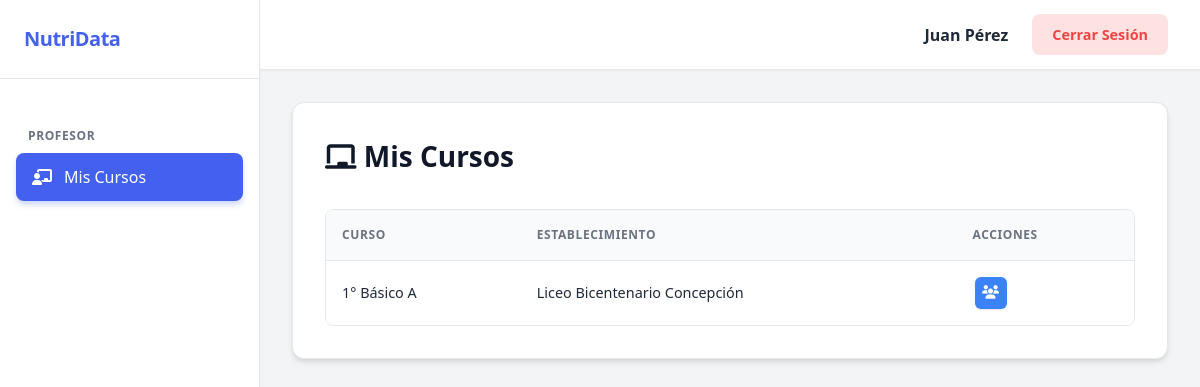
The page /public/dashboard_profesor.php (signed in) on the database its author committed.
### tables this page shows
CREATE TABLE Curso (
    Id INT AUTO_INCREMENT PRIMARY KEY,
    Id_Establecimiento INT,
    Nombre VARCHAR(255),
    Id_Profesor INT,
    FOREIGN KEY (Id_Establecimiento) REFERENCES Establecimiento(Id),
    FOREIGN KEY (Id_Profesor) REFERENCES Usuario(Id)
);

CREATE TABLE Establecimiento (
    Id INT AUTO_INCREMENT PRIMARY KEY,
    Id_Direccion INT,
    Nombre VARCHAR(255),
    FOREIGN KEY (Id_Direccion) REFERENCES Direccion(Id)
);

### public/dashboard_profesor.php (the view, shortened to what this page needs)
<?php
$pdo = getConnection();
$vista = $_GET['vista'] ?? 'cursos';
?>
<!DOCTYPE html>
<html lang="es">
<head>
    <link rel="stylesheet" href="css/styles.css">
    <link rel="stylesheet"
          href="https://cdnjs.cloudflare.com/ajax/libs/font-awesome/6.4.0/css/all.min.css">
</head>
<body>
<div class="dashboard-wrapper">
    <aside class="sidebar">
        <div class="sidebar-header">
            <h2>NutriData</h2>
        </div>
        <nav class="sidebar-nav">
            <div class="nav-category">Profesor</div>
            <a href="dashboard_profesor.php?vista=cursos"
               class="nav-item <?= ($vista == 'cursos') ? 'active' : '' ?>">
               <i class="fa-solid fa-chalkboard-user"></i> Mis Cursos
            </a>
        </nav>
    </aside>
    <main class="main-content">
        <header class="header">
            <div class="header-user">
                <?= htmlspecialchars($_SESSION['user_nombre']); ?>
            </div>
            <a href="logout.php" class="btn-logout">Cerrar Sesión</a>
        </header>
        <section class="content-body">
            <div class="content-container">
            <?php
            if ($vista === 'cursos') {
                echo '<div class="content-header-with-btn">';
                echo "<h1><i class='fa-solid fa-chalkboard'></i> Mis Cursos</h1>";
                echo '</div>';
                $stmt = $pdo->prepare("
                    SELECT c.Id, c.Nombre, e.Nombre AS Establecimiento
                    FROM Curso c
                    JOIN Establecimiento e ON c.Id_Establecimiento = e.Id
                    WHERE c.Id_Profesor = ?
                    ORDER BY c.Nombre
                ");
                $stmt->execute([$_SESSION['user_id']]);
                echo "<div class='table-responsive'>
                      <table>
                      <thead>
                        <tr>
                            <th>Curso</th>
                            <th>Establecimiento</th>
                            <th>Acciones</th>
                        </tr>
                      </thead>
                      <tbody>";
                while ($row = $stmt->fetch(PDO::FETCH_ASSOC)) {
                    echo "<tr>
                          <td>".htmlspecialchars($row['Nombre'])."</td>
                          <td>".htmlspecialchars($row['Establecimiento'])."</td>
                          <td class='actions'>
                            <a class='btn-action btn-view'
                               href='dashboard_profesor.php?vista=estudiantes&id_curso=".$row['Id']."'>
                               <i class='fa-solid fa-users'></i>
                            </a>
                          </td>
                          </tr>";
                }
                echo "</tbody></table></div>";
            }
            ?>
            </div> </section>
    </main>
</div>
</body>
</html>

### public/css/styles.css (style rules this page uses)
:root { --primary-color: #4361ee; --primary-hover: #3a56d4; --secondary-color: #3f37c9; --success-color: #10b981; --danger-color: #ef4444; --warning-color: #f59e0b; --info-color: #3b82f6; --bg-body: #f3f4f6; --bg-sidebar: #ffffff; --text-main: #1f2937; --text-muted: #6b7280; --border-color: #e5e7eb; --shadow-sm: 0 1px 2px 0 rgba(0, 0, 0, 0.05); --shadow-md: 0 4px 6px -1px rgba(0, 0, 0, 0.1), 0 2px 4px -1px rgba(0, 0, 0, 0.06); --radius-md: 0.5rem; --radius-lg: 0.75rem; }
* { margin: 0; padding: 0; box-sizing: border-box; }
body { font-family: 'Segoe UI', system-ui, -apple-system, sans-serif; background-color: var(--bg-body); color: var(--text-main); display: flex; min-height: 100vh; line-height: 1.5; }
.dashboard-wrapper { display: flex; width: 100%; }
.sidebar { width: 260px; background: var(--bg-sidebar); border-right: 1px solid var(--border-color); display: flex; flex-direction: column; position: sticky; top: 0; height: 100vh; box-shadow: var(--shadow-sm); z-index: 10; }
.sidebar-header { padding: 1.5rem; border-bottom: 1px solid var(--border-color); }
.sidebar-header h2 { font-size: 1.25rem; font-weight: 700; color: var(--primary-color); letter-spacing: -0.025em; }
.sidebar-nav { padding: 1.5rem 1rem; flex-grow: 1; overflow-y: auto; }
.nav-category { font-size: 0.75rem; font-weight: 700; color: var(--text-muted); text-transform: uppercase; letter-spacing: 0.05em; margin: 1.5rem 0 0.5rem 0.75rem; }
.nav-item { display: flex; align-items: center; padding: 0.75rem 1rem; text-decoration: none; color: var(--text-main); border-radius: var(--radius-md); font-weight: 500; margin-bottom: 0.25rem; transition: all 0.2s ease; }
.nav-item i { margin-right: 0.75rem; width: 20px; text-align: center; color: var(--text-muted); transition: color 0.2s; }
.nav-item.active { background-color: var(--primary-color); color: #fff; box-shadow: 0 4px 6px -1px rgba(67, 97, 238, 0.3); }
.nav-item.active i { color: #fff; }
.main-content { flex-grow: 1; display: flex; flex-direction: column; width: calc(100% - 260px); }
.header { height: 70px; background: var(--bg-sidebar); border-bottom: 1px solid var(--border-color); display: flex; align-items: center; justify-content: flex-end; padding: 0 2rem; box-shadow: var(--shadow-sm); }
.header-user { font-weight: 600; margin-right: 1.5rem; color: var(--text-main); }
.content-body { padding: 2rem; overflow-y: auto; flex-grow: 1; }
.content-container { background: #ffffff; border-radius: var(--radius-lg); padding: 2rem; box-shadow: var(--shadow-md); border: 1px solid var(--border-color); max-width: 1200px; margin: 0 auto; transition: transform 0.2s; }
.content-header-with-btn { display: flex; justify-content: space-between; align-items: center; margin-bottom: 2rem; flex-wrap: wrap; gap: 1rem; }
h1 { font-size: 1.75rem; font-weight: 700; color: #111827; }
.btn-create, .btn-login, .btn-logout, button[type="submit"] { display: inline-flex; align-items: center; justify-content: center; padding: 0.625rem 1.25rem; border-radius: var(--radius-md); font-weight: 600; text-decoration: none; cursor: pointer; border: none; transition: all 0.2s; font-size: 0.9rem; gap: 0.5rem; }
.btn-logout { background-color: #fee2e2; color: var(--danger-color); }
.btn-action { width: 32px; height: 32px; border-radius: 6px; display: inline-flex; align-items: center; justify-content: center; margin: 0 2px; color: #fff; text-decoration: none; font-size: 0.85rem; transition: transform 0.15s; box-shadow: 0 1px 2px rgba(0,0,0,0.1); }
.btn-view { background-color: var(--info-color); }
.table-responsive { overflow-x: auto; border-radius: var(--radius-md); border: 1px solid var(--border-color); }
table { width: 100%; border-collapse: collapse; background: #fff; }
table th { background-color: #f9fafb; color: var(--text-muted); font-weight: 600; text-transform: uppercase; font-size: 0.75rem; letter-spacing: 0.05em; padding: 1rem; text-align: left; border-bottom: 1px solid var(--border-color); }
table td { padding: 1rem; border-bottom: 1px solid var(--border-color); color: var(--text-main); font-size: 0.9rem; }
table tbody tr:last-child td { border-bottom: none; }

### rows shown on the page
curso: Nombre "1° Básico A", Id_Establecimiento.Nombre "Liceo Bicentenario Concepción"

### other values the page prints
$_SESSION['user_nombre'] "Juan Pérez"
